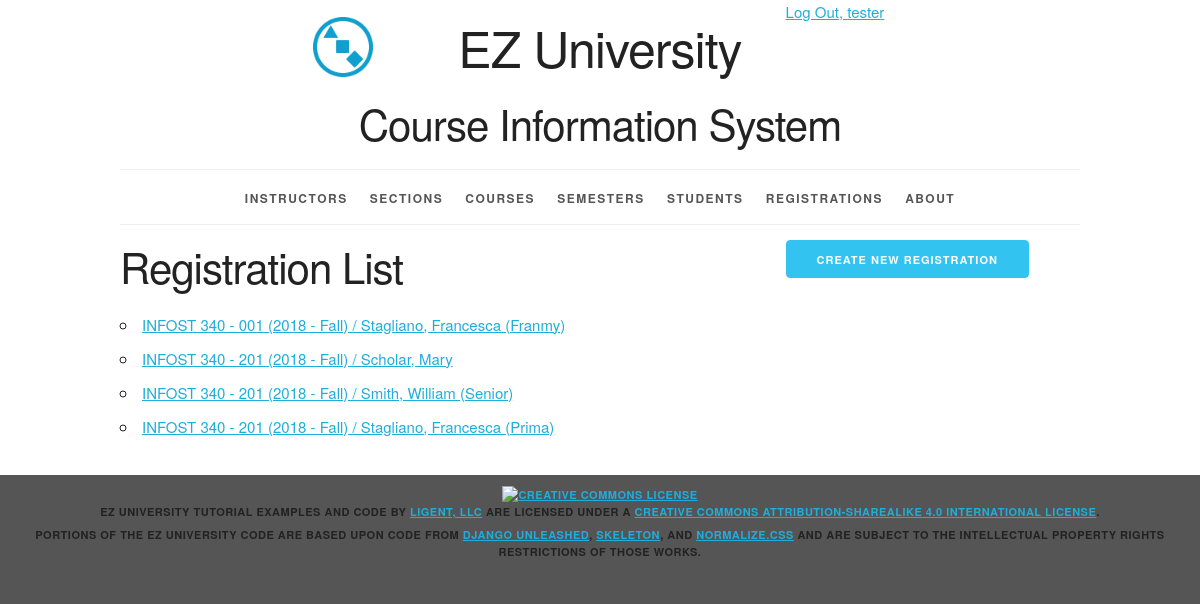
The app's page /registration/ (signed in) with its own data.
### courseInfo/models.py (models this page shows, shortened)
class Registration(models.Model):
    registration_id = models.AutoField(primary_key=True)
    student = models.ForeignKey(Student, related_name='registrations', on_delete=models.PROTECT)
    section = models.ForeignKey(Section, related_name='registrations', on_delete=models.PROTECT)
    def __str__(self):
        return '%s / %s' % (self.section, self.student)
    def get_absolute_url(self):
        return reverse('courseInfo_registration_detail_urlpattern',
                       kwargs={'pk': self.pk})
    class Meta:
        ordering = ['section', 'student']
        unique_together = (('section', 'student'),)

class Section(models.Model):
    section_id = models.AutoField(primary_key=True)
    section_name = models.CharField(max_length=10)
    semester = models.ForeignKey(Semester, related_name='sections', on_delete=models.PROTECT)
    course = models.ForeignKey(Course, related_name='sections', on_delete=models.PROTECT)
    instructor = models.ForeignKey(Instructor, related_name='sections', on_delete=models.PROTECT)
    def __str__(self):
        return '%s - %s (%s)' % (self.course.course_number, self.section_name, self.semester.__str__())
    class Meta:
        ordering = ['course__course_number', 'section_name', 'semester__semester_name']
        unique_together = (('semester', 'course', 'section_name'),)

class Course(models.Model):
    course_id = models.AutoField(primary_key=True)
    course_number = models.CharField(max_length=20)
    course_name = models.CharField(max_length=225)
    class Meta:
        ordering = ['course_number', 'course_name']
        unique_together = (('course_number', 'course_name'),)

class Semester(models.Model):
    semester_id = models.AutoField(primary_key=True)
    year = models.ForeignKey(Year, related_name='semesters', on_delete=models.PROTECT)
    period = models.ForeignKey(Period, related_name='semesters', on_delete=models.PROTECT)
    def __str__(self):
        return '%s - %s' % (self.year.year, self.period.period_name)
    class Meta:
        ordering =['year__year', 'period__period_sequence']
        unique_together=('year', 'period')

class Year(models.Model):
    year_id = models.AutoField(primary_key=True)
    year = models.IntegerField(unique=True)
    class Meta:
        ordering = ['year']

class Period(models.Model):
    period_id = models.AutoField(primary_key=True)
    period_sequence = models.IntegerField(unique=True)
    period_name=models.CharField(max_length=45,unique=True)
    class Meta:
        ordering = ['period_sequence']

class Student(models.Model):
    student_id = models.AutoField(primary_key=True)
    first_name = models.CharField(max_length=45)
    last_name = models.CharField(max_length=45)
    nickname = models.CharField(max_length=45, blank=True, default='')
    def __str__(self):
        result = ''
        if self.nickname == '':
            result = '%s, %s' % (self.last_name, self.first_name)
        else:
            result = '%s, %s (%s)' % (self.last_name, self.first_name, self.nickname)
        return result
    class Meta:
        ordering = ['last_name', 'first_name', 'nickname']
        unique_together = (('last_name', 'first_name', 'nickname'),)

### courseInfo/views.py (the view)
class RegistrationList(LoginRequiredMixin, PermissionRequiredMixin, ListView):
    model = Registration
    permission_required = 'courseInfo.view_registration'

### courseInfo/templates/courseInfo/registration_list.html (shortened to what this page needs)
{% extends 'courseInfo/base.html' %}
{% block create_button %}
    {% if perms.courseInfo.add_student %}
      <a href="{% url 'courseInfo_registration_create_urlpattern' %}"
         class="button button-primary">
        Create New Registration</a>
    {% endif %}
{% endblock %}
{% block org_content %}
  <h2>Registration List</h2>
    <ul>
        {% for registration in registration_list %}
            <li>
                <a href="{{ registration.get_absolute_url }}">{{ registration }}</a>
            </li>
        {% empty %}
            <li><em>There are currently no registrations available.</em></li>
        {% endfor %}
    </ul>
{% endblock %}

### courseInfo/templates/courseInfo/base.html (shortened to what this page needs)
{% load staticfiles %}
<!DOCTYPE html>
<html lang="en">
<head>
    <link rel="stylesheet" type="text/css"
          href="{% static 'courseInfo/normalize.css' %}">
    <link rel="stylesheet" type="text/css"
          href="{% static 'courseInfo/skeleton.css' %}">
    <link rel="stylesheet" type="text/css"
          href="{% static 'courseInfo/style.css' %}">
</head>
<body>
<div class="container">
    <div class="status row">
        <div class="offset-by-eight four columns">
            <ul class="inline">
                {% if user.is_authenticated %}
                    <li><a href="{% url 'logout_urlpattern' %}">
                        Log Out, {{ user.get_username }}</a></li>
                {% else %}
                    <li><a href="{% url 'login_urlpattern' %}">
                        Log In</a></li>
                {% endif %}
            </ul>
        </div>
    </div>
    <header class="row">
        <div class="offset-by-one ten columns">
            <h1 class="logo">EZ University</h1>
            <h2>Course Information System</h2>
        </div>
    </header>
    <nav>
        <ul>
            {% if perms.courseInfo.view_instructor %}
                <li>
                    <a href="{% url 'courseInfo_instructor_list_urlpattern' %}">
                        Instructors</a></li>
            {% endif %}
            {% if perms.courseInfo.view_section %}
                <li>
                    <a href="{% url 'courseInfo_section_list_urlpattern' %}">
                        Sections</a></li>
            {% endif %}
            {% if perms.courseInfo.view_course %}
                <li>
                    <a href="{% url 'courseInfo_course_list_urlpattern' %}">
                        Courses</a></li>
            {% endif %}
            {% if perms.courseInfo.view_semester %}
                <li>
                    <a href="{% url 'courseInfo_semester_list_urlpattern' %}">
                        Semesters</a></li>
            {% endif %}
            {% if perms.courseInfo.view_student %}
                <li>
                    <a href="{% url 'courseInfo_student_list_urlpattern' %}">
                        Students</a></li>
            {% endif %}
            {% if perms.courseInfo.view_registration %}
                <li>
                    <a href="{% url 'courseInfo_registration_list_urlpattern' %}">
                        Registrations</a></li>
            {% endif %}
            <li>
                <a href="{% url 'about_urlpattern' %}">
                    About</a></li>
        </ul>
    </nav>
    <main>
        {% block content %}
            <div class="row">
                <section class="eight columns">
                    {% block org_content %}{% endblock %}
                </section>
                <section class="desktop four columns">
                    {% block create_button %}{% endblock %}
                </section>
            </div>
        {% endblock %}
    </main>
</div>
<footer>
    <p>
        <a rel="license" href="http://creativecommons.org/licenses/by-sa/4.0/">
            <img alt="Creative Commons License" style="border-width:0"
                 src="https://i.creativecommons.org/l/by-sa/4.0/88x31.png"/>
        </a><br/><span property="dct:title">EZ University Tutorial Examples and Code</span>
        by
        <a href="https://www.ligent.net" property="cc:attributionName"
           rel="cc:attributionURL">Ligent, LLC</a> are licensed under a
        <a rel="license" href="http://creativecommons.org/licenses/by-sa/4.0/">Creative Commons Attribution-ShareAlike
            4.0 International License</a>.
    </p>
    <p>Portions of the EZ University code are based upon code from
        <a href="https://django-unleashed.com">Django Unleashed</a>,
        <a href="http://getskeleton.com/">Skeleton</a>, and
        <a href="https://necolas.github.io/normalize.css/">Normalize.css</a> and
        are subject to the intellectual property rights restrictions of those works.
    </p>
</footer>
</body>
</html>

### courseInfo/static/courseInfo/skeleton.css (style rules this page uses)
.container { position: relative; width: 100%; max-width: 960px; margin: 0 auto; padding: 0 20px; box-sizing: border-box; }
.column, .columns { width: 100%; float: left; box-sizing: border-box; }
@media (min-width: 400px) { .container { width: 85%; padding: 0; } }
@media (min-width: 550px) { .container { width: 80%; } }
@media (min-width: 550px) { .column, .columns { margin-left: 4%; } }
@media (min-width: 550px) { .column:first-child, .columns:first-child { margin-left: 0; } }
@media (min-width: 550px) { .four.columns { width: 30.6666666667%; } }
@media (min-width: 550px) { .eight.columns { width: 65.3333333333%; } }
@media (min-width: 550px) { .ten.columns { width: 82.6666666667%; } }
@media (min-width: 550px) { .offset-by-one.column, .offset-by-one.columns { margin-left: 8.66666666667%; } }
@media (min-width: 550px) { .offset-by-eight.column, .offset-by-eight.columns { margin-left: 69.3333333333%; } }
html { font-size: 62.5%; }
body { font-size: 1.5em; line-height: 1.6; font-weight: 400; font-family: "Raleway", "HelveticaNeue", "Helvetica Neue", Helvetica, Arial, sans-serif; color: #222; }
h1, h2, h3, h4, h5, h6 { margin-top: 0; margin-bottom: 2rem; font-weight: 300; }
h1 { font-size: 4.0rem; line-height: 1.2; letter-spacing: -.1rem; }
h2 { font-size: 3.6rem; line-height: 1.25; letter-spacing: -.1rem; }
@media (min-width: 550px) { h1 { font-size: 5.0rem; } }
@media (min-width: 550px) { h2 { font-size: 4.2rem; } }
p { margin-top: 0; }
a { color: #1EAEDB; }
.button, button, input[type="submit"], input[type="reset"], input[type="button"] { display: inline-block; height: 38px; padding: 0 30px; color: #555; text-align: center; font-size: 11px; font-weight: 600; line-height: 38px; letter-spacing: .1rem; text-transform: uppercase; text-decoration: none; white-space: nowrap; background-color: transparent; border-radius: 4px; border: 1px solid #bbb; cursor: pointer; box-sizing: border-box; }
.button.button-primary, button.button-primary, input[type="submit"].button-primary, input[type="reset"].button-primary, input[type="button"].button-primary { color: #FFF; background-color: #33C3F0; border-color: #33C3F0; }
ul { list-style: circle inside; }
ol, ul { padding-left: 0; margin-top: 0; }
li { margin-bottom: 1rem; }
button, .button { margin-bottom: 1rem; }
pre, blockquote, dl, figure, table, p, ul, ol, form { margin-bottom: 2.5rem; }
.container:after, .row:after, .u-cf { content: ""; display: table; clear: both; }

### courseInfo/static/courseInfo/style.css (style rules this page uses)
.desktop { display: none; }
@media (min-width: 550px) { .desktop { display: block; } }
html { height: 100%; background-color: #555; }
body { background-color: white; }
body>div>header { text-align: center;; }
header h1 { display: inline-block; font-weight: normal; font-style: normal; width: 100%; margin-top: 0; padding-top: 0; }
.logo { padding-top: 50px; background-image: url("/static/courseInfo/logo.png"); background-size: 50px; background-repeat: no-repeat; background-position: top; }
@media (min-width: 750px) { .logo { padding-top: 0; background-size: contain; background-position: 0% 0%; } }
@media (min-width: 1000px) { .logo { background-position: 10% 0%; } }
@media (min-width: 1200px) { .logo { background-position: 15% 0%; } }
nav { border-top: 1px solid #eee; width: 100%; border-bottom: 1px solid #eee; margin: 0 0 1em; padding: 0; }
nav ul { margin: 0; padding: 1em 0; list-style-type: none; text-align: center; }
nav ul li { display: inline; padding: 0; margin: 0 0.25em; font-weight: 600; text-transform: uppercase; text-align: center; font-size: 1rem; letter-spacing: .10rem; }
@media (min-width: 400px) { nav ul li { letter-spacing: .15rem; font-size: 1.2rem; margin: 0 0.5em; } }
@media (min-width: 550px) { nav ul li { margin: 0 0.75em; } }
nav ul li a { color: #555; text-decoration: none; background-color: transparent; cursor: pointer; }
.inline { list-style-type: none; padding: 0; margin: 0 0 -0.5em; }
.inline li { display: inline; }
body>footer { width: 100%; background-color: #555; font-size: 1.1rem; letter-spacing: .05rem; font-weight: 600; text-transform: uppercase; text-align: center; padding: 1em 0; margin: 1em 0; }
body>footer p { margin-bottom: 0.5rem; }

### records on screen
Registration: section+student "INFOST 340 - 001 (2018 - Fall) / Stagliano, Francesca (Franmy)"
Registration: section+student "INFOST 340 - 201 (2018 - Fall) / Scholar, Mary"
Registration: section+student "INFOST 340 - 201 (2018 - Fall) / Smith, William (Senior)"
Registration: section+student "INFOST 340 - 201 (2018 - Fall) / Stagliano, Francesca (Prima)"

### other values on screen
{{ user.get_username }} "tester"
